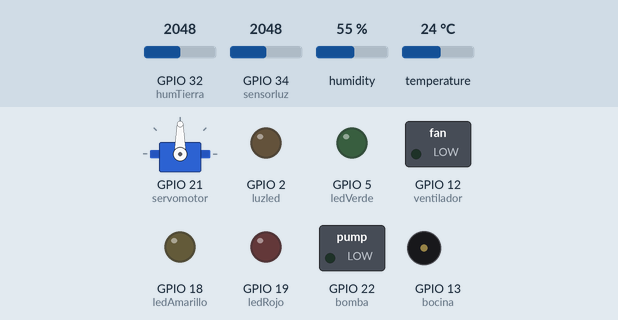
Recording of a sketch running on a simulated ESP32. On the bench: servo, switched loads named in the sketch (green lamp = pin HIGH), output pins drawn as LEDs (lit = HIGH), buzzer (waves = sounding, pin HIGH). Inputs (shaded band) come from the test bench; at power-on: temperature 24 °C, GPIO 34 (sensorluz) = 2048, GPIO 32 (humTierra) = 2048, humidity 55 %. WiFi joins after 1.5 s; servers stay silent unless stated; the local clock reads 2024-03-15 10:24:30 at power-on unless the sketch sets it; what the sketch prints to the serial monitor is not drawn.

Above: at 2.7 s.
2.8 s: temperature set to 22 °C
5.3 s: temperature set to 19 °C
At 7.0 s:
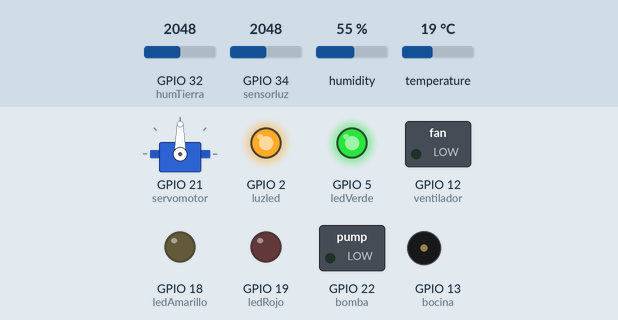
7.6 s: GPIO 34 (sensorluz) set to 1966
At 9.6 s:
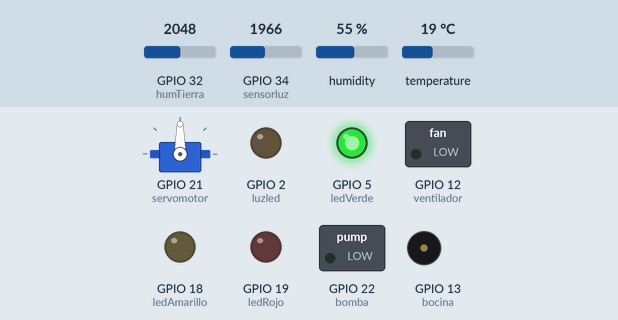
9.9 s: temperature set to 33 °C
At 11.3 s:
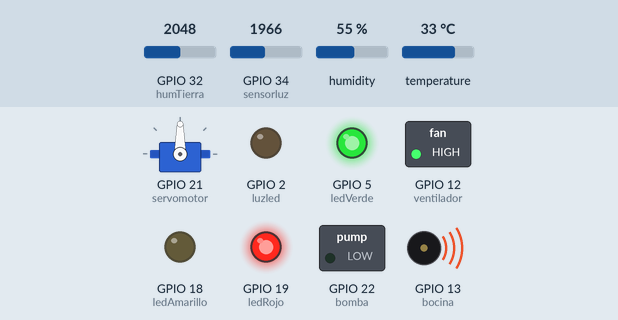
12.3 s: temperature set to 28 °C
At 19.6 s:
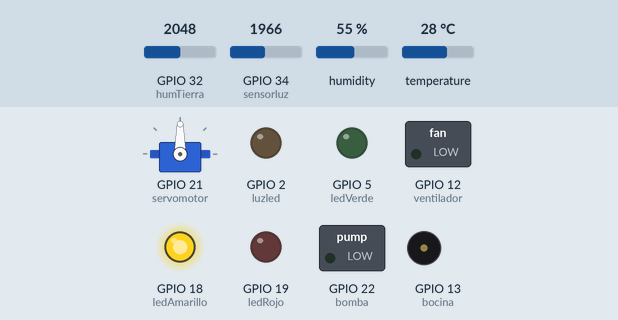
Timing chart, 0 to 21.1 s (numbered marks = the images above; inputs shaded):
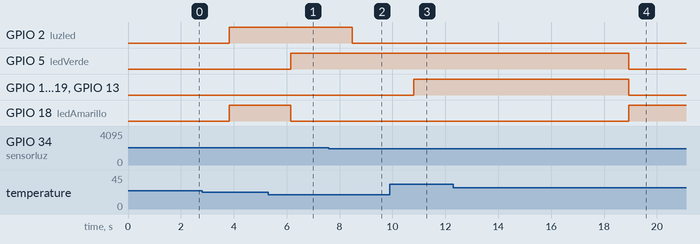

The sketch:

InvernaderointeligenteSyA.ino
```cpp
#include <WiFi.h>
#include <WiFiClientSecure.h>
#include <UniversalTelegramBot.h>
#include "DHT.h"
#include <ESP32Servo.h> // Incluimos la biblioteca del servo motor


// Se define pin para DHT11(sensor de humedad y temperatura)
#define DHTPIN 4


//Se define los pines para los leds de emergencia
#define ledVerde 5
#define ledRojo 19
#define ledAmarillo 18

//Pin digital luz led
int luzled = 2;

//Se define sensor de luz
int sensorluz = 34;


//Se define pin para servomotor
#define servomotor 21

//Se define sensor humedad tierra
int humTierra = 32;

//Se define pin para alarma
const int bocina = 13;

//Se define ventilador
int ventilador = 12;

//Se define bomba de agua
extern const int bomba = 22;

String chatId = "5101914898"; // ID del chat de destino

// Uncomment whatever type you're using!
//#define DHTTYPE DHT11   // DHT 11
#define DHTTYPE DHT11   // DHT 22  (AM2302), AM2321
//#define DHTTYPE DHT21   // DHT 21 (AM2301)

DHT dht(DHTPIN, DHTTYPE);

//Se crean las funciones para telegram
// Wifi network station credentials
#define WIFI_SSID "iPhone de Alejandro"//nombre de la red
#define WIFI_PASSWORD "alejandro" //contrasena del wifi
// Telegram BOT Token (Get from Botfather)
#define BOT_TOKEN "6176346107:AAGTPGjWfdg9SN2UzsgFl9i16PahDQztETQ"
const unsigned long BOT_MTBS = 1000; // mean time between scan messages
WiFiClientSecure secured_client;
UniversalTelegramBot bot(BOT_TOKEN, secured_client);
unsigned long bot_lasttime; // last time messages' scan has been done

void handleNewMessages(int numNewMessages)
{
  Serial.print("handleNewMessages ");
  Serial.println(numNewMessages);
  for (int i = 0; i < numNewMessages; i++)
  {
    String chat_id = bot.messages[i].chat_id;
    String text = bot.messages[i].text;
    String from_name = bot.messages[i].from_name;

    if (from_name == "")

    from_name = "Guest";
    if (text == "/ledon")
    {

    bot.sendMessage(chat_id, "Led is ON", "");
    }
    if (text == "/ledoff")
    {

    bot.sendMessage(chat_id, "Led is OFF", "");
    }


    //condiciones para  temperatura, humedad, y humedadtierra

    if (text == "/temp")
    {
    float t = dht.readTemperature();
    char cadena[50];
    sprintf(cadena,"La temperatura es %0.2f", t);
    bot.sendMessage(chat_id, cadena);
    }
    if (text == "/hum")
    {
    float h = dht.readHumidity();
    char cadena[50];
    sprintf(cadena,"La humedad del aire es %0.2f", h);
    bot.sendMessage(chat_id, cadena);
    }

    if (text == "/humT")
    {
    float sensorValue = map(analogRead(humTierra), 4090, 0, 0, 100);
    char cadena[50];
    sprintf(cadena,"La humedad de la tierra es %0.2f", sensorValue);
    bot.sendMessage(chat_id, cadena);
    }
    //fin de condiciones
    if (text == "/start")
    {
      String welcome = "Bienvenido a invernadero inteligente de Santiago y Alejandro.\n";
      welcome += "selecciona: .\n\n";
      welcome += "/temp : Visualiza temperatura Temp\n";
      welcome += "/hum : Visualiza humedad Hum\n";
      welcome += "/humT : Visualiza humedad de la tierra HumT\n";

      bot.sendMessage(chat_id, welcome, "Markdown");
    }
  }
}
//----------------------------------

// Creamos un objeto Servo
Servo myservo;

void setup() {
  Serial.begin(115200);
  Serial.println(F("DHTxx test!"));

  dht.begin();

   // Adjuntamos el objeto myservo al pin de salida
  myservo.attach(servomotor);

  // Configurar el pin del relé como salida
  pinMode(ventilador, OUTPUT);

 // Configurar el pin del rele como salida
   pinMode(bomba, OUTPUT);

//configuramos los led de emergencia
   pinMode(ledVerde, OUTPUT);
   pinMode(ledRojo, OUTPUT);
   pinMode(ledAmarillo, OUTPUT);
    pinMode(luzled, OUTPUT);
//configuramos la bocina
   pinMode(bocina, OUTPUT);

//configuramos el sensor de humedad tierra
  pinMode(humTierra, INPUT);

//telegram
// attempt to connect to Wifi network:
Serial.print("Connecting to Wifi SSID ");
Serial.print(WIFI_SSID);
WiFi.begin(WIFI_SSID, WIFI_PASSWORD);

secured_client.setCACert(TELEGRAM_CERTIFICATE_ROOT); // Add root certificate for api.telegram.org
while (WiFi.status() != WL_CONNECTED)
{
Serial.print(".");
delay(500);
}
Serial.print("\nWiFi connected. IP address: ");
Serial.println(WiFi.localIP());
Serial.print("Retrieving time: ");
configTime(0, 0, "pool.ntp.org"); // get UTC time via NTP
time_t now = time(nullptr);
while (now < 24 * 3600)
{
Serial.print(".");
delay(100);
now = time(nullptr);
}
Serial.println(now);
}

void loop(){
  // Wait a few seconds between measurements.
  delay(2000);

  //telegram
  if (millis() - bot_lasttime > BOT_MTBS)
  {
    int numNewMessages = bot.getUpdates(bot.last_message_received + 1);
    while (numNewMessages)
  {
    Serial.println("got response");
    handleNewMessages(numNewMessages);
    numNewMessages = bot.getUpdates(bot.last_message_received + 1);
  }
  bot_lasttime = millis();
  }

  //Se almacena el valor del sensor y convertimos a porcentaje
  int sensorValue = map(analogRead(humTierra), 4090, 0, 0, 100);

  //Se almacena el valor del sensor de luz
  // variable para almacenar el valor de la fotocelda
  int celdaValue = analogRead(sensorluz);


  // ¡Leer la temperatura o la humedad toma alrededor de 250 milisegundos!
  //Las lecturas del sensor también pueden tener hasta 2 segundos de antigüedad (es un sensor muy lento)
  float h = dht.readHumidity();
  // Leer la temperatura como grados Celsius (el valor predeterminado)
  float t = dht.readTemperature();
  // Lea la temperatura como Fahrenheit (isFahrenheit = true)
  float f = dht.readTemperature(true);

  // Compruebe si alguna lectura falló y salga antes (para volver a intentarlo).
  if (isnan(h) || isnan(t) || isnan(f)) {
    Serial.println(F("¡Error al leer sensor DHT!"));
    return;
  }


  Serial.print(F("Humedad: "));
  Serial.print(h);
  Serial.print(F("%  Temperatura: "));
  Serial.print(t);
  Serial.print(F("°C "));
  Serial.print(f);
  Serial.print(F("%  Humedad tierra: "));
  Serial.print(sensorValue);
  Serial.print(F("%"));
  Serial.print(F("%  luz: "));
  Serial.print(celdaValue);


  //condicion para temperatura
  if (t>30){
      // Encender el relé durante 1 segundo
      digitalWrite(ventilador, HIGH);
      Serial.println("Relé encendido ventilador");
      //delay(1000);

      //encendemos el led rojo
      digitalWrite(ledRojo, HIGH);
      digitalWrite(ledAmarillo, LOW);

      //tone(bocina,523,300);
      digitalWrite(bocina, HIGH);
      delay(500);

        // Enviar mensaje a un chat

        // Mensaje a enviar
        char cadena[50];
        sprintf(cadena,"¡ALERTA: TEMPERATURA ALTA! %0.2f", t);
        if (bot.sendMessage(chatId,cadena)) {
          Serial.println("Mensaje enviado correctamente");
        } else {
          Serial.println("Error al enviar el mensaje");
        }

        delay(5000); // Esperar 5 segundos antes de enviar otro mensaje

  }else{
      if(t>20 & t<30){
        //encendemos led amarillo
         digitalWrite(ledAmarillo, HIGH);
         digitalWrite(ventilador, LOW);
         digitalWrite(ledRojo, LOW);
         digitalWrite(ledVerde, LOW);
         digitalWrite(bocina, LOW);
      }else{
      // Apagar el relé durante 1 segundo
            digitalWrite(ventilador, LOW);
            Serial.println("Relé apagado ventilador");
            //delay(1000);
            digitalWrite(ledVerde, HIGH);
            digitalWrite(ledRojo, LOW);
            digitalWrite(ledAmarillo, LOW);
            digitalWrite(bocina, LOW);
      }
  }

  //condicional para humedad
    if (sensorValue<0){

        //servomotor
        for (int pos = 0; pos <= 180; pos++) {
          myservo.write(pos); // Escribimos la posición en el servomotor
          delay(15); // Esperamos 15 milisegundos para que se mueva
        }

        // Giramos el servomotor de 180 a 0 grados en incrementos de 1 grado
        for (int pos = 180; pos >= 0; pos--) {
          myservo.write(pos); // Escribimos la posición en el servomotor
          delay(15); // Esperamos 15 milisegundos para que se mueva
        }
        //BOMBA DE AGUA
        digitalWrite(bomba, HIGH);
        Serial.println("bomba Encendida");

        // Enviar mensaje a un chat

         // Mensaje a enviar
        char cadena[50];
        sprintf(cadena,"¡ALERTA: HUMEDAD EN UN PORCENTAJE BAJO! %0.2f", h);
        if (bot.sendMessage(chatId,cadena)) {
          Serial.println("Mensaje enviado correctamente");
        } else {
          Serial.println("Error al enviar el mensaje");
        }

        //delay(5000); // Esperar 5 segundos antes de enviar otro mensaje

    }else{
        digitalWrite(bomba, LOW);
      Serial.println("bomba apagado");
      //delay(1000);
  }

  //condicion para fotocelda
   if(celdaValue>2000){
      digitalWrite(luzled, HIGH);
    }else{
       digitalWrite(luzled, LOW);
    }

}
```

Measured:
- the behaviour switches between 21 and 20 °C on temperature (found by bisection; images 0 and 1)
- the behaviour switches between 2001 and 2000 on GPIO 34 (sensorluz) (found by bisection; images 1 and 2)
- after the input at 5.3 s, GPIO 5 (ledVerde): LOW → HIGH after 0.86 s; GPIO 18 (ledAmarillo): HIGH → LOW after 0.86 s
- after the input at 7.6 s, GPIO 2 (luzled): HIGH → LOW after 0.89 s
- after the input at 9.9 s, GPIO 12 (ventilador), GPIO 19 (ledRojo), GPIO 13 (bocina): LOW → HIGH after 0.91 s
- after the input at 12.3 s, GPIO 5 (ledVerde), GPIO 12 (ventilador), GPIO 19 (ledRojo), GPIO 13 (bocina): HIGH → LOW after 6.6 s; GPIO 18 (ledAmarillo): LOW → HIGH after 6.6 s
